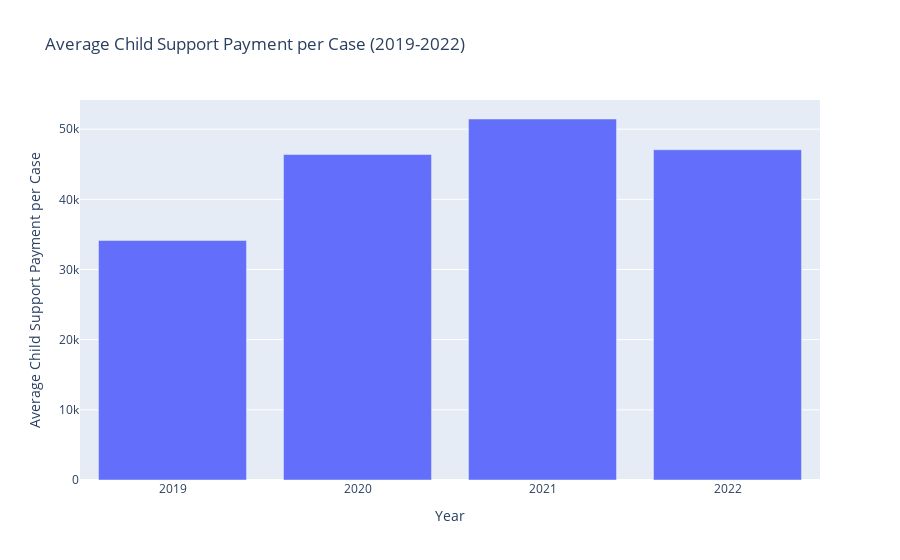

Notebook cell for this chart:
### Code cell
import pandas as pd
import plotly.express as px

# Recreate the DataFrame with the average child support payment per case

average_child_support_df = pd.DataFrame({
    'Year': ['2019', '2020', '2021', '2022'],  # Ensure these are strings
    'Average Child Support Payment per Case': average_payments  # Assuming this variable is defined with correct values
})

# Convert 'Year' to a string to ensure categorical x-axis in Plotly
average_child_support_df['Year'] = average_child_support_df['Year'].astype(str)

# Create a bar chart to visualize the average child support payment per case
fig = px.bar(
    average_child_support_df,
    x='Year',
    y='Average Child Support Payment per Case',
    title='Average Child Support Payment per Case (2019-2022)'
)

# Customize the layout
fig.update_layout(
    xaxis_title='Year',
    yaxis_title='Average Child Support Payment per Case',
    xaxis=dict(type='category')  # Setting the x-axis to 'category' type
)

# Show the chart
fig.show()

### Figure 1 — Plotly figure (JSON) as saved in the notebook; plotly's stock layout.template omitted (floating-point values rounded to 4 significant figures)
{"data": [{"alignmentgroup": "True", "hovertemplate": "Year=%{x}<br>Average Child Support Payment per Case=%{y}<extra></extra>", "legendgroup": "", "marker": {"color": "#636efa", "pattern": {"shape": ""}}, "name": "", "offsetgroup": "", "orientation": "v", "showlegend": false, "textposition": "auto", "type": "bar", "x": ["2019", "2020", "2021", "2022"], "xaxis": "x", "y": [34130.0, 46390.0, 51450.0, 47070.0], "yaxis": "y"}], "layout": {"autosize": true, "barmode": "relative", "legend": {"tracegroupgap": 0}, "title": {"text": "Average Child Support Payment per Case (2019-2022)"}, "xaxis": {"anchor": "y", "autorange": true, "domain": [0, 1], "range": [-0.5, 3.5], "title": {"text": "Year"}, "type": "category"}, "yaxis": {"anchor": "x", "autorange": true, "domain": [0, 1], "range": [0, 54160.0], "title": {"text": "Average Child Support Payment per Case"}, "type": "linear"}}}
